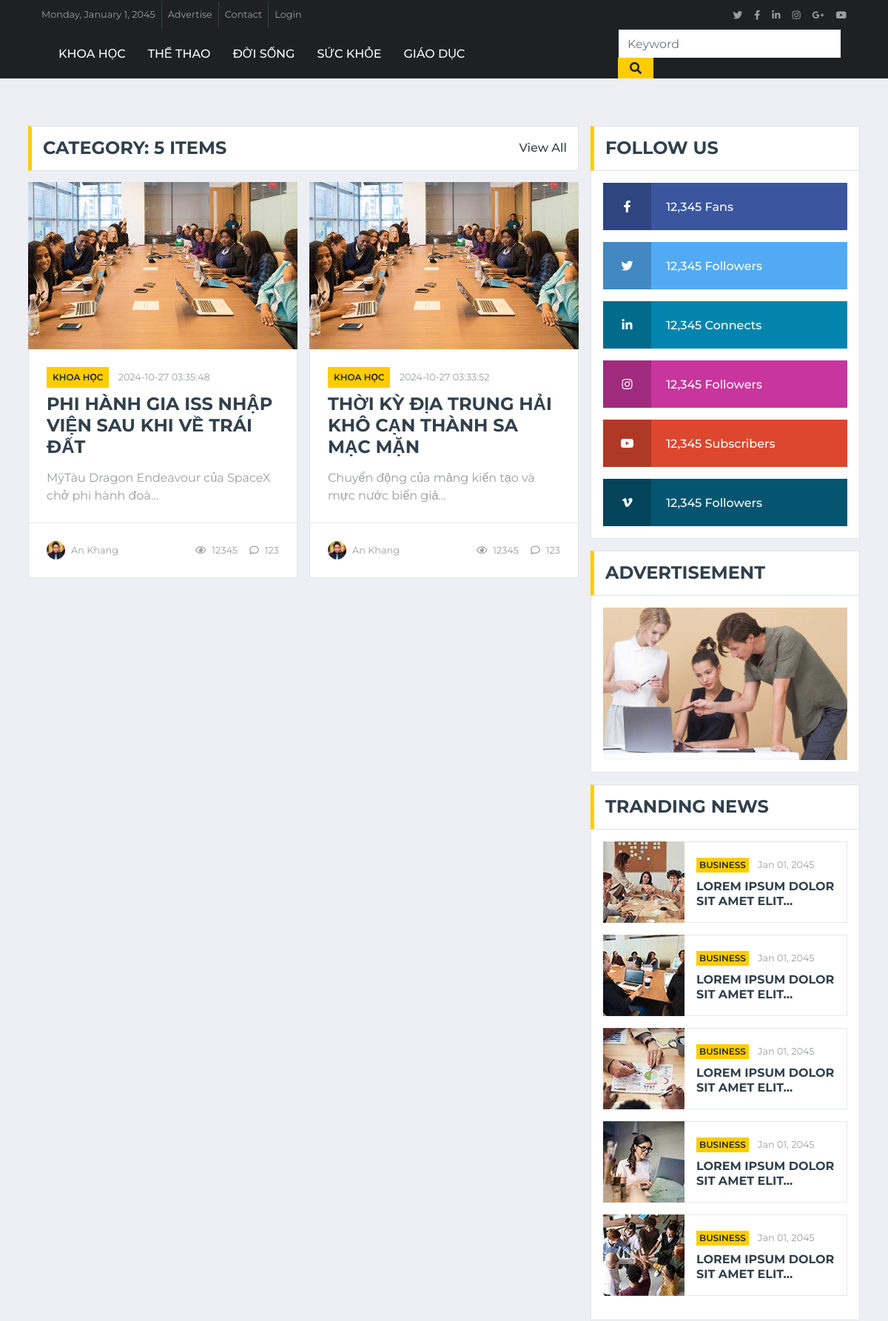
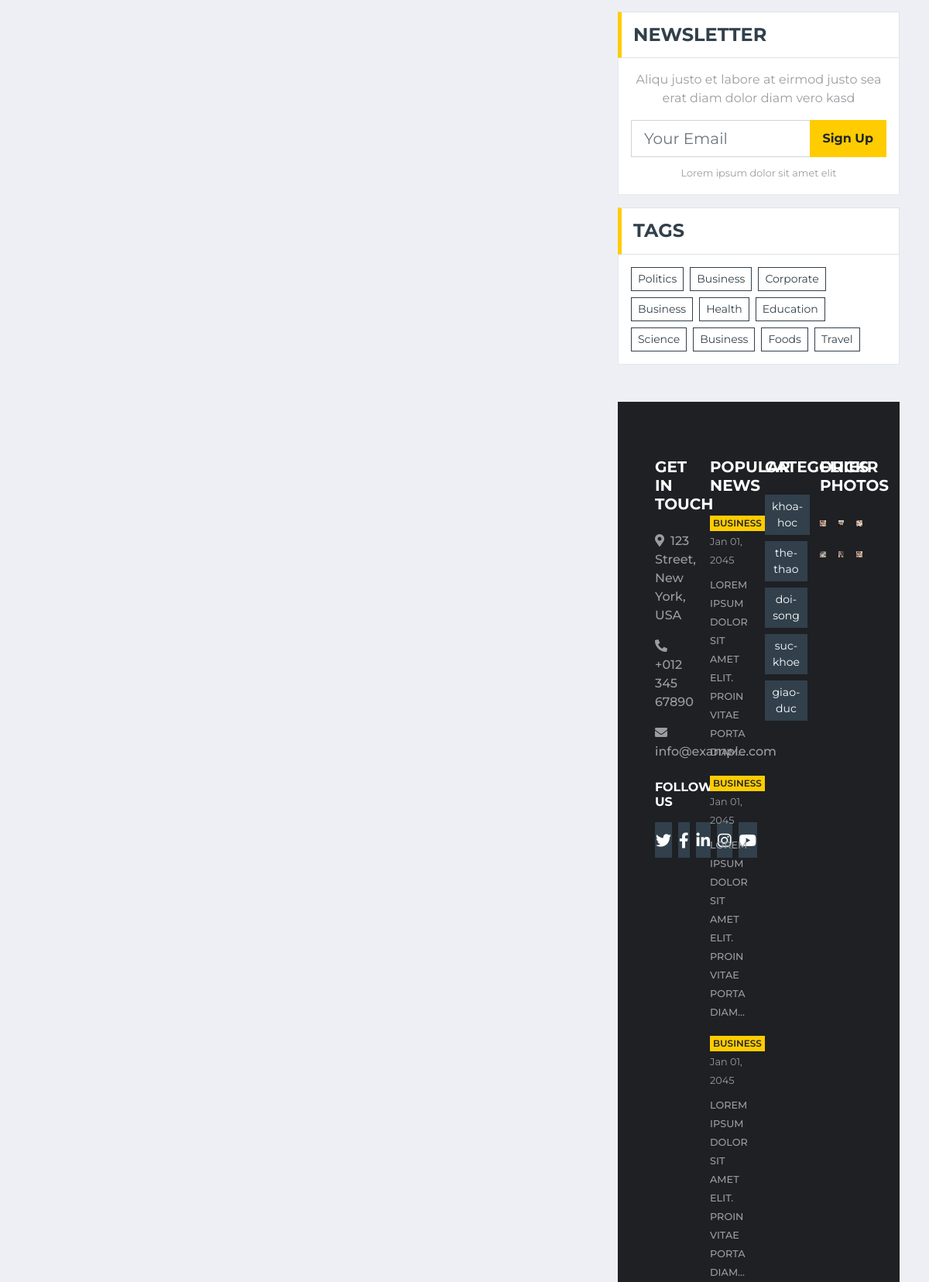
/archive.php?cate-id=1 (upper part), run on the app's committed database (2 pictures, top to bottom).
### tables this page shows
CREATE TABLE IF NOT EXISTS `categories` (
  `id` int NOT NULL AUTO_INCREMENT,
  `name` varchar(225) NOT NULL,
  `slug` varchar(225) NOT NULL,
  `parent` int NOT NULL DEFAULT '0',
  PRIMARY KEY (`id`)
);

CREATE TABLE IF NOT EXISTS `items` (
  `id` int NOT NULL AUTO_INCREMENT,
  `title` varchar(225) NOT NULL,
  `excerpt` varchar(225) NOT NULL,
  `content` text NOT NULL,
  `image` varchar(225) NOT NULL,
  `category` int NOT NULL,
  `featured` int NOT NULL DEFAULT '0',
  `views` int NOT NULL,
  `created_at` timestamp NOT NULL DEFAULT CURRENT_TIMESTAMP,
  `updated_at` timestamp NOT NULL DEFAULT CURRENT_TIMESTAMP,
  `author` int NOT NULL,
  PRIMARY KEY (`id`)
);

CREATE TABLE IF NOT EXISTS `users` (
  `id` int NOT NULL AUTO_INCREMENT,
  `name` varchar(225) NOT NULL,
  PRIMARY KEY (`id`)
);

### model/db.php (called while the page is built)
<?php
class Db
{
    public static $connection;
    public function __construct()
    {
        if (!self::$connection) {
            self::$connection = new mysqli(DB_HOST, DB_USER, DB_PASSWORD, DB_NAME, PORT);
            self::$connection->set_charset(DB_CHARSET);
        }
        return self::$connection;
    }
}

### model/categories.php (called while the page is built, shortened)
<?php
class categories extends Db
{
    public function getAllCate()
    {
        $sql = self::$connection->prepare("SELECT * FROM categories");
        $sql->execute();
        $categories = $sql->get_result()->fetch_all(MYSQLI_ASSOC);
        return $categories;
    }
}

### model/items.php (called while the page is built, shortened)
<?php
class item extends Db
{
    public function getAllItem()
    {
        $sql = self::$connection->prepare("SELECT * FROM items");
        $sql->execute();
        $item = $sql->get_result()->fetch_all(MYSQLI_ASSOC);
        return $item;
    }
    public function TinNoiBat($start, $end)
    {
        $sql = self::$connection->prepare('SELECT items.*, categories.name AS tenCate
        FROM items
        JOIN categories ON items.category = categories.id
        ORDER BY items.created_at DESC
        LIMIT ?, ?');
        $sql->bind_param('ii', $start, $end);
        $sql->execute();
        $item = $sql->get_result()->fetch_all(MYSQLI_ASSOC);
        return $item;
    }
    public function getAllItemByCate($cate_id)
    {
        $sql = self::$connection->prepare('SELECT * FROM items WHERE category = ? ');
        $sql->bind_param('i', $cate_id);
        $sql->execute();
        $item = $sql->get_result()->fetch_all(MYSQLI_ASSOC);
        return $item;
    }
    public function getItemByCate($cate_id, $page, $count)
    {
        $start = ($page - 1) * $count;
        $sql = self::$connection->prepare('SELECT items.*, categories.name AS nameCate, users.name as authors FROM items
        JOIN categories on categories.id = items.category
        JOIN users on users.id = items.author
        WHERE category LIKE ?
        ORDER BY created_at desc
        LIMIT ?, ?');
        $sql->bind_param('iii', $cate_id, $start, $count);
        $sql->execute();
        $item = $sql->get_result()->fetch_all(MYSQLI_ASSOC);
        return $item;
    }
}

### archive.php (the view, shortened to what this page needs)
<?php include "header.php";
if (isset($_GET['cate-id'])) :
    $cate_id = $_GET['cate-id'];
    $perPage = 2;
    $page = isset($_GET['page']) ? $_GET['page'] : 1;
    $total = count($item->getAllItemByCate($cate_id));
?>
    <div class="container-fluid mt-5 pt-3">
        <div class="container">
            <div class="row">
                <div class="col-lg-8">
                    <div class="row">
                        <div class="col-12">
                            <div class="section-title">
                                <h4 class="m-0 text-uppercase font-weight-bold">Category: <?php echo $total ?> items</h4>
                                <a class="text-secondary font-weight-medium text-decoration-none" href="">View All</a>
                            </div>
                        </div>
                        <?php
                        $getInfoItemByCate = $item->getItemByCate($cate_id, $page, $perPage);
                        foreach ($getInfoItemByCate as $key => $value):
                        ?>
                            <div class="col-lg-6">
                                <div class="position-relative mb-3">
                                    <img class="img-fluid w-100" src="img/news-700x435-1.jpg" style="object-fit: cover;">
                                    <div class="bg-white border border-top-0 p-4">
                                        <div class="mb-2">
                                            <a class="badge badge-primary text-uppercase font-weight-semi-bold p-2 mr-2"
                                                href=""><?php echo $value['nameCate'] ?></a>
                                            <a class="text-body" href=""><small><?php echo $value['created_at'] ?></small></a>
                                        </div>
                                        <a class="h4 d-block mb-3 text-secondary text-uppercase font-weight-bold" href=""><?php echo $value['title'] ?></a>
                                        <p class="m-0"><?php echo $value['excerpt'] ?></p>
                                    </div>
                                    <div class="d-flex justify-content-between bg-white border border-top-0 p-4">
                                        <div class="d-flex align-items-center">
                                            <img class="rounded-circle mr-2" src="img/user.jpg" width="25" height="25" alt="">
                                            <small><?php echo $value['authors'] ?></small>
                                        </div>
                                        <div class="d-flex align-items-center">
                                            <small class="ml-3"><i class="far fa-eye mr-2"></i>12345</small>
                                            <small class="ml-3"><i class="far fa-comment mr-2"></i>123</small>
                                        </div>
                                    </div>
                                </div>
                            </div>
                        <?php endforeach; ?>
                    </div>
                </div>
                <div class="col-lg-4">
                    <?php include "social-sidebar.php" ?>
        <?php
    endif;
    require "footer.php";
        ?>

### header.php (shortened to what this page needs)
<?php
require "model/db.php";
require "model/categories.php";
require "model/items.php";
$item = new Item();
$getAllItem = $item->getAllItem();
$getTinNoiBatKhac = $item->TinNoiBat(2, 4);
$categories = new categories();
$getAllCate = $categories->getAllCate();
?>
<!DOCTYPE html>
<html lang="en">
<head>
    <link href="https://cdnjs.cloudflare.com/ajax/libs/font-awesome/5.15.0/css/all.min.css" rel="stylesheet">
    <link href="lib/owlcarousel/assets/owl.carousel.min.css" rel="stylesheet">
    <link href="css/style.css" rel="stylesheet">
</head>
<body>
    <div class="container-fluid d-none d-lg-block">
        <div class="row align-items-center bg-dark px-lg-5">
            <div class="col-lg-9">
                <nav class="navbar navbar-expand-sm bg-dark p-0">
                    <ul class="navbar-nav ml-n2">
                        <li class="nav-item border-right border-secondary">
                            <a class="nav-link text-body small" href="#">Monday, January 1, 2045</a>
                        </li>
                        <li class="nav-item border-right border-secondary">
                            <a class="nav-link text-body small" href="#">Advertise</a>
                        </li>
                        <li class="nav-item border-right border-secondary">
                            <a class="nav-link text-body small" href="#">Contact</a>
                        </li>
                        <li class="nav-item">
                            <a class="nav-link text-body small" href="#">Login</a>
                        </li>
                    </ul>
                </nav>
            </div>
            <div class="col-lg-3 text-right d-none d-md-block">
                <nav class="navbar navbar-expand-sm bg-dark p-0">
                    <ul class="navbar-nav ml-auto mr-n2">
                        <li class="nav-item">
                            <a class="nav-link text-body" href="#"><small class="fab fa-twitter"></small></a>
                        </li>
                        <li class="nav-item">
                            <a class="nav-link text-body" href="#"><small class="fab fa-facebook-f"></small></a>
                        </li>
                        <li class="nav-item">
                            <a class="nav-link text-body" href="#"><small class="fab fa-linkedin-in"></small></a>
                        </li>
                        <li class="nav-item">
                            <a class="nav-link text-body" href="#"><small class="fab fa-instagram"></small></a>
                        </li>
                        <li class="nav-item">
                            <a class="nav-link text-body" href="#"><small class="fab fa-google-plus-g"></small></a>
                        </li>
                        <li class="nav-item">
                            <a class="nav-link text-body" href="#"><small class="fab fa-youtube"></small></a>
                        </li>
                    </ul>
                </nav>
            </div>
        </div>
    </div>
    <div class="container-fluid p-0">
        <nav class="navbar navbar-expand-lg bg-dark navbar-dark py-2 py-lg-0 px-lg-5">
            <div class="collapse navbar-collapse justify-content-between px-0 px-lg-3" id="navbarCollapse">
                <div class="navbar-nav mr-auto py-0">
                    <?php
                    foreach ($getAllCate as $key => $value):
                    ?>
                        <a href="archive.php?cate-id=<?php echo $value['id']?>" class="nav-item nav-link"><?php echo $value['name'] ?></a>
                    <?php endforeach ?>
                </div>
                <div class="input-group ml-auto d-none d-lg-flex" style="width: 100%; max-width: 300px;">
                    <form action="result.php" method="GET" class="w-100">
                        <input type="text" class="form-control border-0" name="keyword" placeholder="Keyword">
                        <div class="input-group-append">
                            <button type="submit" class="input-group-text bg-primary text-dark border-0 px-3">
                                <i class="fa fa-search"></i>
                            </button>
                        </div>
                    </form>
                </div>
            </div>
    </div>

### footer.php (shortened to what this page needs)
 <div class="container-fluid bg-dark pt-5 px-sm-3 px-md-5 mt-5">
        <div class="row py-4">
            <div class="col-lg-3 col-md-6 mb-5">
                <h5 class="mb-4 text-white text-uppercase font-weight-bold">Get In Touch</h5>
                <p class="font-weight-medium"><i class="fa fa-map-marker-alt mr-2"></i>123 Street, New York, USA</p>
                <p class="font-weight-medium"><i class="fa fa-phone-alt mr-2"></i>+012 345 67890</p>
                <p class="font-weight-medium"><i class="fa fa-envelope mr-2"></i>info@example.com</p>
                <h6 class="mt-4 mb-3 text-white text-uppercase font-weight-bold">Follow Us</h6>
                <div class="d-flex justify-content-start">
                    <a class="btn btn-lg btn-secondary btn-lg-square mr-2" href="#"><i class="fab fa-twitter"></i></a>
                    <a class="btn btn-lg btn-secondary btn-lg-square mr-2" href="#"><i class="fab fa-facebook-f"></i></a>
                    <a class="btn btn-lg btn-secondary btn-lg-square mr-2" href="#"><i class="fab fa-linkedin-in"></i></a>
                    <a class="btn btn-lg btn-secondary btn-lg-square mr-2" href="#"><i class="fab fa-instagram"></i></a>
                    <a class="btn btn-lg btn-secondary btn-lg-square" href="#"><i class="fab fa-youtube"></i></a>
                </div>
            </div>
            <div class="col-lg-3 col-md-6 mb-5">
                <h5 class="mb-4 text-white text-uppercase font-weight-bold">Popular News</h5>
                <div class="mb-3">
                    <div class="mb-2">
                        <a class="badge badge-primary text-uppercase font-weight-semi-bold p-1 mr-2" href="">Business</a>
                        <a class="text-body" href=""><small>Jan 01, 2045</small></a>
                    </div>
                    <a class="small text-body text-uppercase font-weight-medium" href="">Lorem ipsum dolor sit amet elit. Proin vitae porta diam...</a>
                </div>
                <div class="mb-3">
                    <div class="mb-2">
                        <a class="badge badge-primary text-uppercase font-weight-semi-bold p-1 mr-2" href="">Business</a>
                        <a class="text-body" href=""><small>Jan 01, 2045</small></a>
                    </div>
                    <a class="small text-body text-uppercase font-weight-medium" href="">Lorem ipsum dolor sit amet elit. Proin vitae porta diam...</a>
                </div>
                <div class="">
                    <div class="mb-2">
                        <a class="badge badge-primary text-uppercase font-weight-semi-bold p-1 mr-2" href="">Business</a>
                        <a class="text-body" href=""><small>Jan 01, 2045</small></a>
                    </div>
                    <a class="small text-body text-uppercase font-weight-medium" href="">Lorem ipsum dolor sit amet elit. Proin vitae porta diam...</a>
                </div>
            </div>
            <div class="col-lg-3 col-md-6 mb-5">
                <h5 class="mb-4 text-white text-uppercase font-weight-bold">Categories</h5>
                <div class="m-n1">
                <?php foreach ($getAllCate as $key => $value): ?>
                <a href="" class="btn btn-sm btn-secondary m-1"><?php echo $value['slug'] ?></a>
                <?php endforeach ?>
                </div>
            </div>
            <div class="col-lg-3 col-md-6 mb-5">
                <h5 class="mb-4 text-white text-uppercase font-weight-bold">Flickr Photos</h5>
                <div class="row">
                    <div class="col-4 mb-3">
                        <a href=""><img class="w-100" src="img/news-110x110-1.jpg" alt=""></a>
                    </div>
                    <div class="col-4 mb-3">
                        <a href=""><img class="w-100" src="img/news-110x110-2.jpg" alt=""></a>
                    </div>
                    <div class="col-4 mb-3">
                        <a href=""><img class="w-100" src="img/news-110x110-3.jpg" alt=""></a>
                    </div>
                    <div class="col-4 mb-3">
                        <a href=""><img class="w-100" src="img/news-110x110-4.jpg" alt=""></a>
                    </div>
                    <div class="col-4 mb-3">
                        <a href=""><img class="w-100" src="img/news-110x110-5.jpg" alt=""></a>
                    </div>
                    <div class="col-4 mb-3">
                        <a href=""><img class="w-100" src="img/news-110x110-1.jpg" alt=""></a>
                    </div>
                </div>
            </div>
        </div>
    </div>
</body>
</html>

### data on the page
categories: name "KHOA HỌC", slug "khoa-hoc"
categories: name "THỂ THAO", slug "the-thao"
categories: name "ĐỜI SỐNG", slug "doi-song"
categories: name "SỨC KHỎE", slug "suc-khoe"
categories: name "GIÁO DỤC", slug "giao-duc"
items: categories.name "KHOA HỌC", created_at "2024-10-27 03:35:48", title "PHI HÀNH GIA ISS NHẬP VIỆN SAU KHI VỀ TRÁI ĐẤT", excerpt "MỹTàu Dragon Endeavour của SpaceX chở phi hành đoà...", users.name "An Khang"
items: categories.name "KHOA HỌC", created_at "2024-10-27 03:33:52", title "THỜI KỲ ĐỊA TRUNG HẢI KHÔ CẠN THÀNH SA MẠC MẶN", excerpt "Chuyển động của mảng kiến tạo và mực nước biển giả...", users.name "An Khang"

### other printed values
$total "5"
